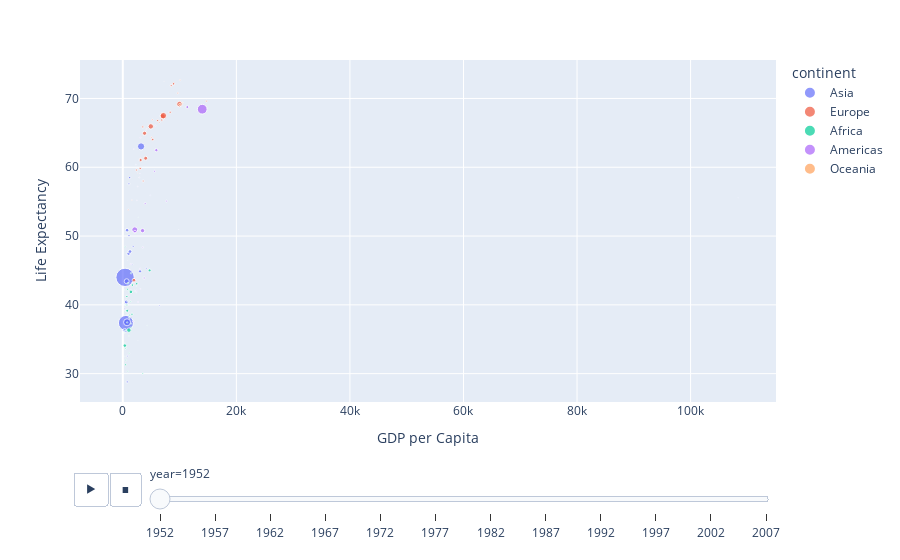

The code cell stored with this chart in its notebook:
### Code cell
# Load the Gapminder dataset
df = px.data.gapminder()

# Create the scatter plot
fig = px.scatter(df, x="gdpPercap", y="lifeExp", animation_frame="year",
                 animation_group="country", size="pop", color="continent",
                 hover_name="country",  labels={"gdpPercap": "GDP per Capita", "lifeExp": "Life Expectancy"})

# Show the figure
fig.show()

### Figure 1 — Plotly figure (JSON) as saved in the notebook; plotly's stock layout.template omitted (floating-point values rounded to 4 significant figures)
{"data": [{"hovertemplate": "<b>%{hovertext}</b><br><br>continent=Asia<br>year=1952<br>GDP per Capita=%{x}<br>Life Expectancy=%{y}<br>pop=%{marker.size}<extra></extra>", "hovertext": ["Afghanistan", "Bahrain", "Bangladesh", "Cambodia", "China", "Hong Kong, China", "India", "Indonesia", "Iran", "Iraq", "Israel", "Japan", "Jordan", "Korea, Dem. Rep.", "Korea, Rep.", "Kuwait", "Lebanon", "Malaysia", "Mongolia", "Myanmar", "Nepal", "Oman", "Pakistan", "Philippines", "Saudi Arabia", "Singapore", "Sri Lanka", "Syria", "Taiwan", "Thailand", "Vietnam", "West Bank and Gaza", "Yemen, Rep."], "ids": ["Afghanistan", "Bahrain", "Bangladesh", "Cambodia", "China", "Hong Kong, China", "India", "Indonesia", "Iran", "Iraq", "Israel", "Japan", "Jordan", "Korea, Dem. Rep.", "Korea, Rep.", "Kuwait", "Lebanon", "Malaysia", "Mongolia", "Myanmar", "Nepal", "Oman", "Pakistan", "Philippines", "Saudi Arabia", "Singapore", "Sri Lanka", "Syria", "Taiwan", "Thailand", "Vietnam", "West Bank and Gaza", "Yemen, Rep."], "legendgroup": "Asia", "marker": {"color": "#636efa", "size": [8425333, 120447, 46886859, 4693836, 556263527, 2125900, 372000000, 82052000, 17272000, 5441766, 1620914, 86459025, 607914, 8865488, 20947571, 160000, 1439529, 6748378, 800663, 20092996, 9182536, 507833, 41346560, 22438691, 4005677, 1127000, 7982342, 3661549, 8550362, 21289402, 26246839, 1030585, 4963829], "sizemode": "area", "sizeref": 3297000.0, "symbol": "circle"}, "mode": "markers", "name": "Asia", "orientation": "v", "showlegend": true, "type": "scatter", "x": [779.4, 9867.0, 684.2, 368.5, 400.4, 3054.0, 546.6, 749.7, 3035.0, 4130.0, 4087.0, 3217.0, 1547.0, 1088.0, 1031.0, 108400.0, 4835.0, 1831.0, 786.6, 331, 545.9, 1828.0, 684.6, 1273.0, 6460.0, 2315.0, 1084.0, 1643.0, 1207.0, 757.8, 605.1, 1516.0, 781.7], "xaxis": "x", "y": [28.8, 50.94, 37.48, 39.42, 44, 60.96, 37.37, 37.47, 44.87, 45.32, 65.39, 63.03, 43.16, 50.06, 47.45, 55.56, 55.93, 48.46, 42.24, 36.32, 36.16, 37.58, 43.44, 47.75, 39.88, 60.4, 57.59, 45.88, 58.5, 50.85, 40.41, 43.16, 32.55], "yaxis": "y"}, {"hovertemplate": "<b>%{hovertext}</b><br><br>continent=Europe<br>year=1952<br>GDP per Capita=%{x}<br>Life Expectancy=%{y}<br>pop=%{marker.size}<extra></extra>", "hovertext": ["Albania", "Austria", "Belgium", "Bosnia and Herzegovina", "Bulgaria", "Croatia", "Czech Republic", "Denmark", "Finland", "France", "Germany", "Greece", "Hungary", "Iceland", "Ireland", "Italy", "Montenegro", "Netherlands", "Norway", "Poland", "Portugal", "Romania", "Serbia", "Slovak Republic", "Slovenia", "Spain", "Sweden", "Switzerland", "Turkey", "United Kingdom"], "ids": ["Albania", "Austria", "Belgium", "Bosnia and Herzegovina", "Bulgaria", "Croatia", "Czech Republic", "Denmark", "Finland", "France", "Germany", "Greece", "Hungary", "Iceland", "Ireland", "Italy", "Montenegro", "Netherlands", "Norway", "Poland", "Portugal", "Romania", "Serbia", "Slovak Republic", "Slovenia", "Spain", "Sweden", "Switzerland", "Turkey", "United Kingdom"], "legendgroup": "Europe", "marker": {"color": "#EF553B", "size": [1282697, 6927772, 8730405, 2791000, 7274900, 3882229, 9125183, 4334000, 4090500, 42459667, 69145952, 7733250, 9504000, 147962, 2952156, 47666000, 413834, 10381988, 3327728, 25730551, 8526050, 16630000, 6860147, 3558137, 1489518, 28549870, 7124673, 4815000, 22235677, 50430000], "sizemode": "area", "sizeref": 3297000.0, "symbol": "circle"}, "mode": "markers", "name": "Europe", "orientation": "v", "showlegend": true, "type": "scatter", "x": [1601.0, 6137.0, 8343.0, 973.5, 2444.0, 3119.0, 6876.0, 9692.0, 6425.0, 7030.0, 7144.0, 3531.0, 5264.0, 7268.0, 5210.0, 4931.0, 2648.0, 8942.0, 10100.0, 4029.0, 3068.0, 3145.0, 3581.0, 5075.0, 4215.0, 3834.0, 8528.0, 14730.0, 1969.0, 9980.0], "xaxis": "x", "y": [55.23, 66.8, 68, 53.82, 59.6, 61.21, 66.87, 70.78, 66.55, 67.41, 67.5, 65.86, 64.03, 72.49, 66.91, 65.94, 59.16, 72.13, 72.67, 61.31, 59.82, 61.05, 58.0, 64.36, 65.57, 64.94, 71.86, 69.62, 43.59, 69.18], "yaxis": "y"}, {"hovertemplate": "<b>%{hovertext}</b><br><br>continent=Africa<br>year=1952<br>GDP per Capita=%{x}<br>Life Expectancy=%{y}<br>pop=%{marker.size}<extra></extra>", "hovertext": ["Algeria", "Angola", "Benin", "Botswana", "Burkina Faso", "Burundi", "Cameroon", "Central African Republic", "Chad", "Comoros", "Congo, Dem. Rep.", "Congo, Rep.", "Cote d'Ivoire", "Djibouti", "Egypt", "Equatorial Guinea", "Eritrea", "Ethiopia", "Gabon", "Gambia", "Ghana", "Guinea", "Guinea-Bissau", "Kenya", "Lesotho", "Liberia", "Libya", "Madagascar", "Malawi", "Mali", "Mauritania", "Mauritius", "Morocco", "Mozambique", "Namibia", "Niger", "Nigeria", "Reunion", "Rwanda", "Sao Tome and Principe", "Senegal", "Sierra Leone", "Somalia", "South Africa", "Sudan", "Swaziland", "Tanzania", "Togo", "Tunisia", "Uganda", "Zambia", "Zimbabwe"], "ids": ["Algeria", "Angola", "Benin", "Botswana", "Burkina Faso", "Burundi", "Cameroon", "Central African Republic", "Chad", "Comoros", "Congo, Dem. Rep.", "Congo, Rep.", "Cote d'Ivoire", "Djibouti", "Egypt", "Equatorial Guinea", "Eritrea", "Ethiopia", "Gabon", "Gambia", "Ghana", "Guinea", "Guinea-Bissau", "Kenya", "Lesotho", "Liberia", "Libya", "Madagascar", "Malawi", "Mali", "Mauritania", "Mauritius", "Morocco", "Mozambique", "Namibia", "Niger", "Nigeria", "Reunion", "Rwanda", "Sao Tome and Principe", "Senegal", "Sierra Leone", "Somalia", "South Africa", "Sudan", "Swaziland", "Tanzania", "Togo", "Tunisia", "Uganda", "Zambia", "Zimbabwe"], "legendgroup": "Africa", "marker": {"color": "#00cc96", "size": [9279525, 4232095, 1738315, 442308, 4469979, 2445618, 5009067, 1291695, 2682462, 153936, 14100005, 854885, 2977019, 63149, 22223309, 216964, 1438760, 20860941, 420702, 284320, 5581001, 2664249, 580653, 6464046, 748747, 863308, 1019729, 4762912, 2917802, 3838168, 1022556, 516556, 9939217, 6446316, 485831, 3379468, 33119096, 257700, 2534927, 60011, 2755589, 2143249, 2526994, 14264935, 8504667, 290243, 8322925, 1219113, 3647735, 5824797, 2672000, 3080907], "sizemode": "area", "sizeref": 3297000.0, "symbol": "circle"}, "mode": "markers", "name": "Africa", "orientation": "v", "showlegend": true, "type": "scatter", "x": [2449.0, 3521.0, 1063.0, 851.2, 543.3, 339.3, 1173.0, 1071.0, 1179.0, 1103.0, 780.5, 2126.0, 1389.0, 2670.0, 1419.0, 375.6, 328.9, 362.1, 4293.0, 485.2, 911.3, 510.2, 299.9, 853.5, 298.8, 575.6, 2388.0, 1443.0, 369.2, 452.3, 743.1, 1968.0, 1688.0, 468.5, 2424.0, 761.9, 1077.0, 2719.0, 493.3, 879.6, 1450.0, 879.8, 1136.0, 4725.0, 1616.0, 1148.0, 716.7, 859.8, 1468.0, 734.8, 1147.0, 406.9], "xaxis": "x", "y": [43.08, 30.02, 38.22, 47.62, 31.98, 39.03, 38.52, 35.46, 38.09, 40.72, 39.14, 42.11, 40.48, 34.81, 41.89, 34.48, 35.93, 34.08, 37.0, 30, 43.15, 33.61, 32.5, 42.27, 42.14, 38.48, 42.72, 36.68, 36.26, 33.69, 40.54, 50.99, 42.87, 31.29, 41.73, 37.44, 36.32, 52.72, 40, 46.47, 37.28, 30.33, 32.98, 45.01, 38.63, 41.41, 41.22, 38.6, 44.6, 39.98, 42.04, 48.45], "yaxis": "y"}, {"hovertemplate": "<b>%{hovertext}</b><br><br>continent=Americas<br>year=1952<br>GDP per Capita=%{x}<br>Life Expectancy=%{y}<br>pop=%{marker.size}<extra></extra>", "hovertext": ["Argentina", "Bolivia", "Brazil", "Canada", "Chile", "Colombia", "Costa Rica", "Cuba", "Dominican Republic", "Ecuador", "El Salvador", "Guatemala", "Haiti", "Honduras", "Jamaica", "Mexico", "Nicaragua", "Panama", "Paraguay", "Peru", "Puerto Rico", "Trinidad and Tobago", "United States", "Uruguay", "Venezuela"], "ids": ["Argentina", "Bolivia", "Brazil", "Canada", "Chile", "Colombia", "Costa Rica", "Cuba", "Dominican Republic", "Ecuador", "El Salvador", "Guatemala", "Haiti", "Honduras", "Jamaica", "Mexico", "Nicaragua", "Panama", "Paraguay", "Peru", "Puerto Rico", "Trinidad and Tobago", "United States", "Uruguay", "Venezuela"], "legendgroup": "Americas", "marker": {"color": "#ab63fa", "size": [17876956, 2883315, 56602560, 14785584, 6377619, 12350771, 926317, 6007797, 2491346, 3548753, 2042865, 3146381, 3201488, 1517453, 1426095, 30144317, 1165790, 940080, 1555876, 8025700, 2227000, 662850, 157553000, 2252965, 5439568], "sizemode": "area", "sizeref": 3297000.0, "symbol": "circle"}, "mode": "markers", "name": "Americas", "orientation": "v", "showlegend": true, "type": "scatter", "x": [5911.0, 2677.0, 2109.0, 11370.0, 3940.0, 2144.0, 2627.0, 5587.0, 1398.0, 3522.0, 3048.0, 2428.0, 1840.0, 2195.0, 2899.0, 3478.0, 3112.0, 2480.0, 1952.0, 3759.0, 3082.0, 3023.0, 13990.0, 5717.0, 7690.0], "xaxis": "x", "y": [62.48, 40.41, 50.92, 68.75, 54.74, 50.64, 57.21, 59.42, 45.93, 48.36, 45.26, 42.02, 37.58, 41.91, 58.53, 50.79, 42.31, 55.19, 62.65, 43.9, 64.28, 59.1, 68.44, 66.07, 55.09], "yaxis": "y"}, {"hovertemplate": "<b>%{hovertext}</b><br><br>continent=Oceania<br>year=1952<br>GDP per Capita=%{x}<br>Life Expectancy=%{y}<br>pop=%{marker.size}<extra></extra>", "hovertext": ["Australia", "New Zealand"], "ids": ["Australia", "New Zealand"], "legendgroup": "Oceania", "marker": {"color": "#FFA15A", "size": [8691212, 1994794], "sizemode": "area", "sizeref": 3297000.0, "symbol": "circle"}, "mode": "markers", "name": "Oceania", "orientation": "v", "showlegend": true, "type": "scatter", "x": [10040.0, 10560.0], "xaxis": "x", "y": [69.12, 69.39], "yaxis": "y"}], "layout": {"legend": {"itemsizing": "constant", "title": {"text": "continent"}, "tracegroupgap": 0}, "margin": {"t": 60}, "sliders": [{"active": 0, "currentvalue": {"prefix": "year="}, "len": 0.9, "pad": {"b": 10, "t": 60}, "steps": [{"args": [["1952"], {"frame": {"duration": 0, "redraw": false}, "fromcurrent": true, "mode": "immediate", "transition": {"duration": 0, "easing": "linear"}}], "label": "1952", "method": "animate"}, {"args": [["1957"], {"frame": {"duration": 0, "redraw": false}, "fromcurrent": true, "mode": "immediate", "transition": {"duration": 0, "easing": "linear"}}], "label": "1957", "method": "animate"}, {"args": [["1962"], {"frame": {"duration": 0, "redraw": false}, "fromcurrent": true, "mode": "immediate", "transition": {"duration": 0, "easing": "linear"}}], "label": "1962", "method": "animate"}, {"args": [["1967"], {"frame": {"duration": 0, "redraw": false}, "fromcurrent": true, "mode": "immediate", "transition": {"duration": 0, "easing": "linear"}}], "label": "1967", "method": "animate"}, {"args": [["1972"], {"frame": {"duration": 0, "redraw": false}, "fromcurrent": true, "mode": "immediate", "transition": {"duration": 0, "easing": "linear"}}], "label": "1972", "method": "animate"}, {"args": [["1977"], {"frame": {"duration": 0, "redraw": false}, "fromcurrent": true, "mode": "immediate", "transition": {"duration": 0, "easing": "linear"}}], "label": "1977", "method": "animate"}, {"args": [["1982"], {"frame": {"duration": 0, "redraw": false}, "fromcurrent": true, "mode": "immediate", "transition": {"duration": 0, "easing": "linear"}}], "label": "1982", "method": "animate"}, {"args": [["1987"], {"frame": {"duration": 0, "redraw": false}, "fromcurrent": true, "mode": "immediate", "transition": {"duration": 0, "easing": "linear"}}], "label": "1987", "method": "animate"}, {"args": [["1992"], {"frame": {"duration": 0, "redraw": false}, "fromcurrent": true, "mode": "immediate", "transition": {"duration": 0, "easing": "linear"}}], "label": "1992", "method": "animate"}, {"args": [["1997"], {"frame": {"duration": 0, "redraw": false}, "fromcurrent": true, "mode": "immediate", "transition": {"duration": 0, "easing": "linear"}}], "label": "1997", "method": "animate"}, {"args": [["2002"], {"frame": {"duration": 0, "redraw": false}, "fromcurrent": true, "mode": "immediate", "transition": {"duration": 0, "easing": "linear"}}], "label": "2002", "method": "animate"}, {"args": [["2007"], {"frame": {"duration": 0, "redraw": false}, "fromcurrent": true, "mode": "immediate", "transition": {"duration": 0, "easing": "linear"}}], "label": "2007", "method": "animate"}], "x": 0.1, "xanchor": "left", "y": 0, "yanchor": "top"}], "updatemenus": [{"buttons": [{"args": [null, {"frame": {"duration": 500, "redraw": false}, "fromcurrent": true, "mode": "immediate", "transition": {"duration": 500, "easing": "linear"}}], "label": "&#9654;", "method": "animate"}, {"args": [[null], {"frame": {"duration": 0, "redraw": false}, "fromcurrent": true, "mode": "immediate", "transition": {"duration": 0, "easing": "linear"}}], "label": "&#9724;", "method": "animate"}], "direction": "left", "pad": {"r": 10, "t": 70}, "showactive": false, "type": "buttons", "x": 0.1, "xanchor": "right", "y": 0, "yanchor": "top"}], "xaxis": {"anchor": "y", "domain": [0, 1], "title": {"text": "GDP per Capita"}}, "yaxis": {"anchor": "x", "domain": [0, 1], "title": {"text": "Life Expectancy"}}}}
